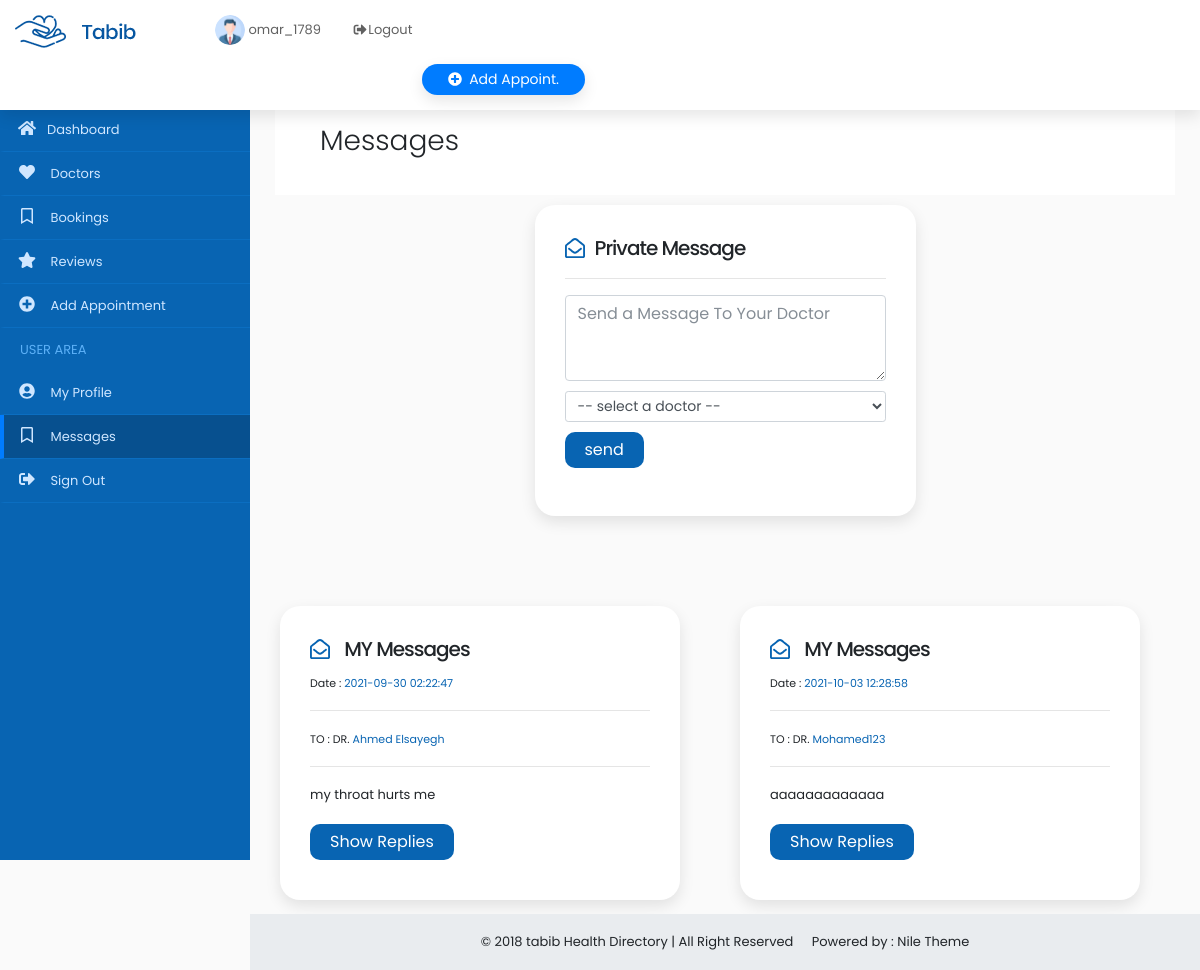
Screenshot of /patient/dashboard-messages.php (signed in) with the database file from the repository.
### tables this page shows
CREATE TABLE IF NOT EXISTS `messages` (
  `id` int UNSIGNED NOT NULL AUTO_INCREMENT,
  `patient_id` int UNSIGNED NOT NULL,
  `doctor_id` int UNSIGNED NOT NULL,
  `patient_message` text NOT NULL,
  `doctor_reply` text,
  `_datetime` datetime DEFAULT CURRENT_TIMESTAMP,
  PRIMARY KEY (`id`),
  KEY `patient_id` (`patient_id`),
  KEY `doctor_id` (`doctor_id`)
);

CREATE TABLE IF NOT EXISTS `doctors` (
  `id` int UNSIGNED NOT NULL AUTO_INCREMENT,
  `username` varchar(50) NOT NULL,
  `address` varchar(70) NOT NULL,
  `phone` varchar(40) NOT NULL,
  `email` varchar(50) NOT NULL,
  `password` varchar(60) NOT NULL,
  `specialization` varchar(50) NOT NULL,
  `time_of_presense` time NOT NULL,
  `stay_time` tinyint NOT NULL,
  `first_name` varchar(50) NOT NULL,
  `last_name` varchar(50) NOT NULL,
  `img_path` varchar(50) DEFAULT NULL,
  `subscribe` tinyint NOT NULL DEFAULT '0',
  PRIMARY KEY (`id`),
  UNIQUE KEY `time_of_presense` (`time_of_presense`),
  UNIQUE KEY `username` (`username`),
  KEY `time_of_presense_2` (`time_of_presense`)
);

### queryHandlerclass/query.php (called while the page is built, shortened)
<?php
class queryHandler{
    public static function getData($tbname,$colname,$condition){
        if($condition == ""){
            $query = "SELECT $colname FROM $tbname";
        }else{
            $query = "SELECT $colname FROM $tbname WHERE $condition";
        }
        $sql_statement = $GLOBALS['connection']->prepare($query);
        $result = $sql_statement->execute();
        if($result){
            return $sql_statement ;
        }
        return false;
    }
}
?>

### patient/dashboard-messages.php (the view, shortened to what this page needs)
<?php
require_once '../queryHandlerclass/query.php';
if(isset($_SESSION['PATIENT_ID'])){
    $patient_Id =  $_SESSION['PATIENT_ID'];
    $patient_Username = $_SESSION['PATIENT_USERNAME'];
    $patient_Image_Path = $_SESSION['IMG_PATH'];
} else {
    header('location:../login/index.php');
    exit;
}
?>
<!DOCTYPE html>
<html lang="en-US">
<head>
    <link rel="stylesheet" href="../assets/css/animate.css" />
    <link href="../assets/css/owl.carousel.css" rel="stylesheet">
    <link href="../assets/css/owl.theme.css" rel="stylesheet">
    <link rel="stylesheet" href="../assets/css/bootstrap.min.css">
    <link rel="stylesheet" href="../assets/css/hover-min.css">
    <link rel="stylesheet" href="../assets/css/flag-icon.min.css">
    <link rel="stylesheet" href="../assets/css/style.css">
    <link rel="stylesheet" href="../assets/css/colors/main.css">
    <link rel="stylesheet" href="../assets/css/elegant_icon.css">
    <link rel="stylesheet" href="../assets/css/sb-admin.css">
</head>
<body>
<header class="background-white box-shadow fixed-top z-index-99">
    <nav class="container-fluid header-in">
        <div class="row">
            <div class="col-xl-2 col-lg-2">
                <img class="d-inline-block margin-tb-15px" src="../assets/img/logo-1.png" alt="">
            </div>
            <div class="col-xl-4 d-none d-xl-block">
                <div class="nav-item dropdown float-left">
                    <a href="dashboard-my-profile.php" class="margin-top-15px d-inline-block text-grey-3 margin-right-15px"><img src="../<?php
                                                                        if($patient_Image_Path == ''){
                                                                            echo "profile.png";
                                                                        } else {
                                                                            echo "patientPhotos/$patient_Image_Path";
                                                                        }
                                                        ?>" class="height-30px border-radius-30" alt=""> <?= $patient_Username ?></a>
                </div>
                <div class="nav-item float-left">
                    <a href="../logout/logout.php" class="nav-link margin-top-10px" data-toggle="modal" data-target="#exampleModal">
                        <div class="text-grey-3"><i class="fa fa-fw fa-sign-out-alt"></i>Logout</div>
                    </a>
                </div>
                <a href="dashboard-appointment.php" class="btn btn-sm border-radius-30 margin-tb-15px text-white background-second-color  box-shadow float-right padding-lr-25px margin-left-30px"><i class="fas fa-plus-circle  margin-right-7px"></i>Add Appoint.</a>
            </div>
        </div>
    </nav>
</header>
<nav class="navbar navbar-expand-lg navbar-dark z-index-9  fixed-top" id="mainNav">
    <div class="collapse navbar-collapse" id="navbarResponsive">
        <ul class="navbar-nav navbar-sidenav background-main-color admin-nav" id="admin-nav">
            <li class="nav-item">
                <span class="nav-title-text">Main</span>
            </li>
            <li class="nav-item" data-toggle="tooltip" data-placement="right" title="Dashboard">
                <a class="nav-link" href="dashboard-home.php">
                    <i class="fas fa-fw fa-home"></i><span class="nav-link-text">Dashboard</span>
                </a>
            </li>
            <li class="nav-item" data-toggle="tooltip" data-placement="right" title="Doctors">
                <a class="nav-link" href="dashboard-my-doctors.php">
                    <i class="fa fa-fw fa-heart"></i>
                    <span class="nav-link-text">Doctors</span>
                </a>
            </li>
            <li class="nav-item" data-toggle="tooltip" data-placement="right" title="Bookings">
                <a class="nav-link" href="dashboard-bookings.php">
                    <i class="far fa-fw fa-bookmark"></i>
                    <span class="nav-link-text">Bookings</span>
                </a>
            </li>
            <li class="nav-item" data-toggle="tooltip" data-placement="right" title="Reviews">
                <a class="nav-link " href="dashboard-reviews.php">
                    <i class="fa fa-fw fa-star"></i>
                    <span class="nav-link-text">Reviews</span>
                </a>
            </li>
            <li class="nav-item" data-toggle="tooltip" data-placement="right" title="Add Appointement">
                <a class="nav-link " href="dashboard-appointment.php">
                    <i class="fa fa-fw fa-plus-circle"></i>
                    <span class="nav-link-text">Add Appointment</span>
                </a>
            </li>
            <li class="nav-item">
                <span class="nav-title-text">User Area</span>
            </li>
            <li class="nav-item" data-toggle="tooltip" data-placement="right" title="My Profile">
                <a class="nav-link" href="dashboard-my-profile.php">
                    <i class="fa fa-fw fa-user-circle"></i>
                    <span class="nav-link-text">My Profile</span>
                </a>
            </li>
            <li class="nav-item" data-toggle="tooltip" data-placement="right" title="Messages">
                    <a class="nav-link active" href="dashboard-messages.php">
                        <i class="far fa-fw fa-bookmark"></i>
                        <span class="nav-link-text">Messages</span>
                    </a>
            </li>
            <li class="nav-item" data-toggle="tooltip" data-placement="right" title="Sign Out">
                <a class="nav-link" href="../logout/logout.php" data-toggle="modal" data-target="#exampleModal">
                    <i class="fa fa-fw fa-sign-out-alt"></i>
                    <span class="nav-link-text">Sign Out</span>
                </a>
            </li>
        </ul>
    </div>
</nav>
<div class="content-wrapper">
    <div class="container-fluid overflow-hidden">
        <div class="row margin-tb-40px margin-lr-10px sm-mrl-0px">
            <div id="page-title" class="padding-30px background-white full-width">
                <div class="container">
                    <ol class="breadcrumb opacity-5">
                        <li><a >Home</a></li>
                        <li><a href="dashboard-home.php">Dashboard</a></li>
                        <li class="active">Messages</li>
                    </ol>
                    <h1 class="font-weight-300">Messages</h1>
                </div>
            </div>
            <div class="row margin-tb-40px" style="margin:10px auto">
                <div class="margin-bottom-10px">
                    <div class="padding-30px background-white border-radius-20 box-shadow">
                        <h3><i class="far fa-envelope-open margin-right-10px text-main-color"></i>Private Message</h3>
                        <hr>
                        <form action="patient-process-doc-message.php" method="post">
                            <textarea name ="textareaContent" class="form-control" placeholder="Send a Message To Your Doctor" id="exampleTextarea" rows="3"></textarea>
                            <select  class="form-control form-control-sm margin-top-10px" name="doctor">
                                <option disabled selected value> -- select a doctor -- </option>
                            </select>
                            <input type="submit" value="send" name = "subit" class="btn btn-md border-0 border-radius-10 background-main-color padding-lr-20px text-white margin-tb-10px">
                        </form>
                    </div>
                </div>
        </div>
    </div>
    <div class="row margin-tb-40px">
        <?php
             $message_boolean = queryHandler::getData("(SELECT id FROM patients WHERE id ={$patient_Id}) patients join messages on patients.id = messages.patient_id JOIN doctors on doctors.id = messages.doctor_id"
             ,"messages.id,messages.patient_message,messages.doctor_reply,messages._datetime,messages.doctor_id,messages.patient_id,doctors.username",
             "1 ");
             if($message_boolean){
                $data_of_messages = $message_boolean->fetchAll(PDO::FETCH_ASSOC);
                if(!empty($data_of_messages)){
                    foreach($data_of_messages as $one_row){ ?>
                         <div style="margin: 30px;">
                            <div class="padding-30px background-white border-radius-20 box-shadow" style="width: 400px;">
                                <h3><i class="far fa-envelope-open margin-right-10px text-main-color"></i> MY Messages </h3>
                                <span class="text-extra-small">Date :  <a href="dashboard-home.php" class="text-main-color"><?= $one_row['_datetime'] ?></a></span>
                                <hr>
                                <span class="text-extra-small">TO : DR. <a href="dashboard-home.php" class="text-main-color"><?=$one_row['username'] ?></a></span>
                                <hr>
                                <label><?= $one_row['patient_message'] ?></label><br>
                                <a href="patient-one-message.php?id=<?= $one_row['id'] ?>" class="btn btn-md border-0 border-radius-10 background-main-color padding-lr-20px text-white margin-tb-10px">Show Replies</a>
                            </div>
                        </div>
                   <?php }
               }
             }
        ?>
    </div>
    <footer class="sticky-footer">
        <div class="container">
            <div class="text-center">
                <span>© 2018 tabib Health Directory | All Right Reserved <a class="text-grey-2 margin-left-15px" target="_blank">Powered by : Nile Theme</a></span>
            </div>
        </div>
    </footer>
</div>
</body>
</html>

### assets/css/colors/main.css (style rules this page uses)
.background-main-color { background-color: #0864b2; }
.background-second-color { background-color: #007cff; }
.text-main-color { color: #0864b2; }

### assets/css/sb-admin.css (style rules this page uses)
html { position: relative; min-height: 100%; }
body { overflow-x: hidden; }
.content-wrapper { min-height: calc(100vh - 56px); padding-top: 1rem; }
#mainNav .navbar-collapse { overflow: auto; max-height: 75vh; }
#mainNav .navbar-collapse .navbar-nav .nav-item .nav-link { cursor: pointer; }
.admin-nav { padding: 5px 0px 10px 0px ; }
.admin-nav .nav-title-text { padding: 10px 20px 10px 20px; display: block; text-transform: uppercase; color: #5cb0f7 }
.admin-nav > li > a { padding: 15px 15px 15px 15px; border-bottom: 1px solid #0b6ec1 ; border-left: 4px solid #0864b2; }
.admin-nav > li > a .fa-fw { margin-right: 10px; font-size: 16px; }
.admin-nav > li > a.active , .admin-nav > li > a:hover { background-color: #07508f; border-left: 4px solid #007cff; }
@media (min-width: 992px) { #mainNav .navbar-collapse { overflow: visible; max-height: none; } }
@media (min-width: 992px) { #mainNav .navbar-collapse .navbar-sidenav { padding-bottom: 100px; position: absolute; top: 0; left: 0; overflow-x: hidden; overflow-y: auto; -webkit-flex-direction: column; -ms-flex-direction: column; flex-direction: column; margin-top: 60px; } }
@media (min-width: 992px) { #mainNav .navbar-collapse .navbar-sidenav > .nav-item { width: 250px; padding: 0; } }
@media (min-width: 992px) { #mainNav .navbar-collapse .navbar-sidenav > .nav-item > .nav-link { padding: 10px 1em 10px 1em; } }
@media (min-width: 992px) { #mainNav.fixed-top .navbar-sidenav { height: calc(100vh); } }
.content-wrapper { overflow-x: hidden; }
@media (min-width: 992px) { .content-wrapper { margin-left: 250px; } }
#mainNav.navbar-dark .navbar-collapse .navbar-sidenav > .nav-item > .nav-link { color: #cfe6ff; }
footer.sticky-footer { position: absolute; right: 0; bottom: 0; width: 100%; height: 56px; background-color: #e9ecef; line-height: 55px; }
@media (min-width: 992px) { footer.sticky-footer { width: calc(100% - 250px); } }

### rows the page displays
messages: _datetime "2021-09-30 02:22:47", doctor.username "Ahmed Elsayegh", patient_message "my throat hurts me"
messages: _datetime "2021-10-03 12:28:58", doctor.username "Mohamed123", patient_message "aaaaaaaaaaaaa"

### other values shown
$patient_Username "omar_1789"
